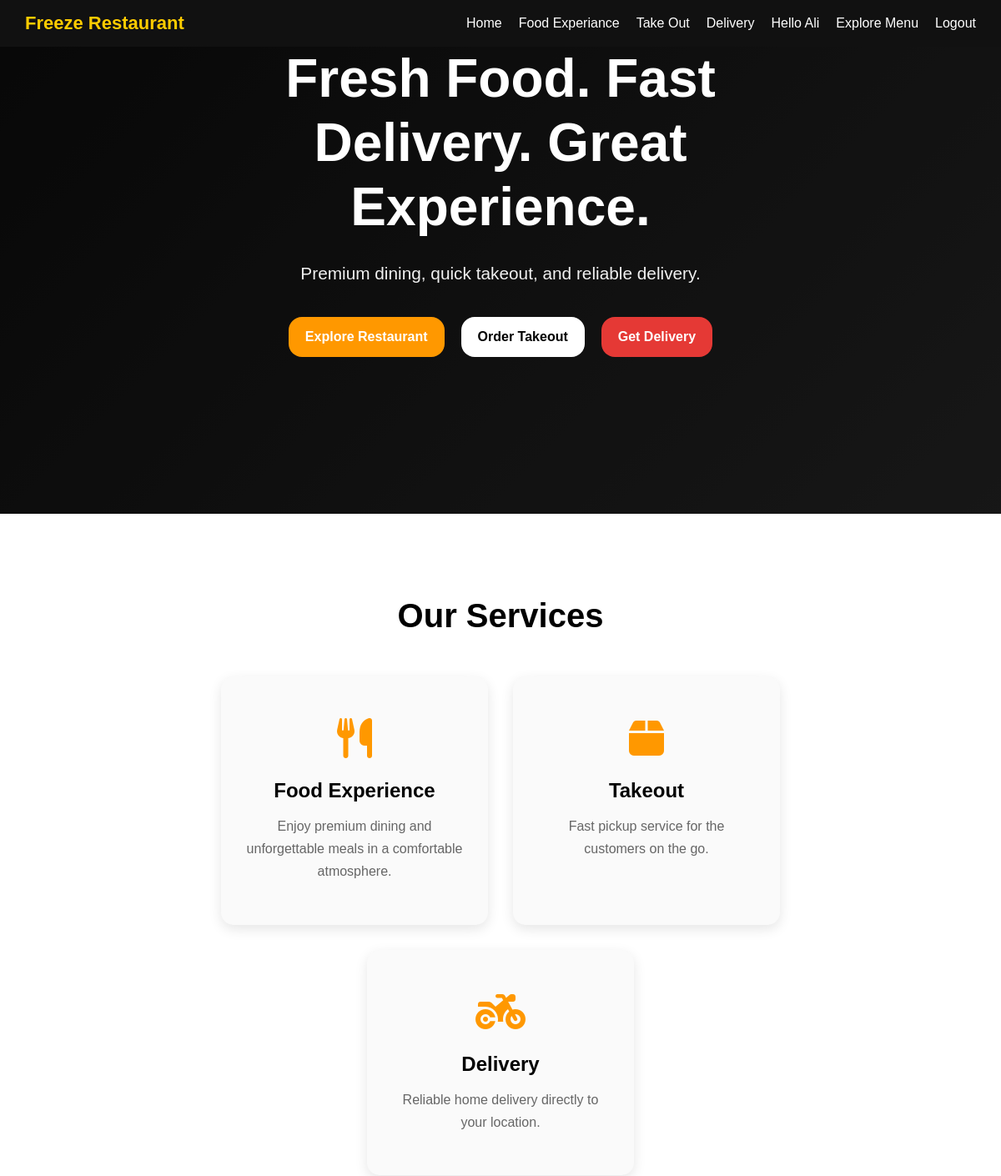
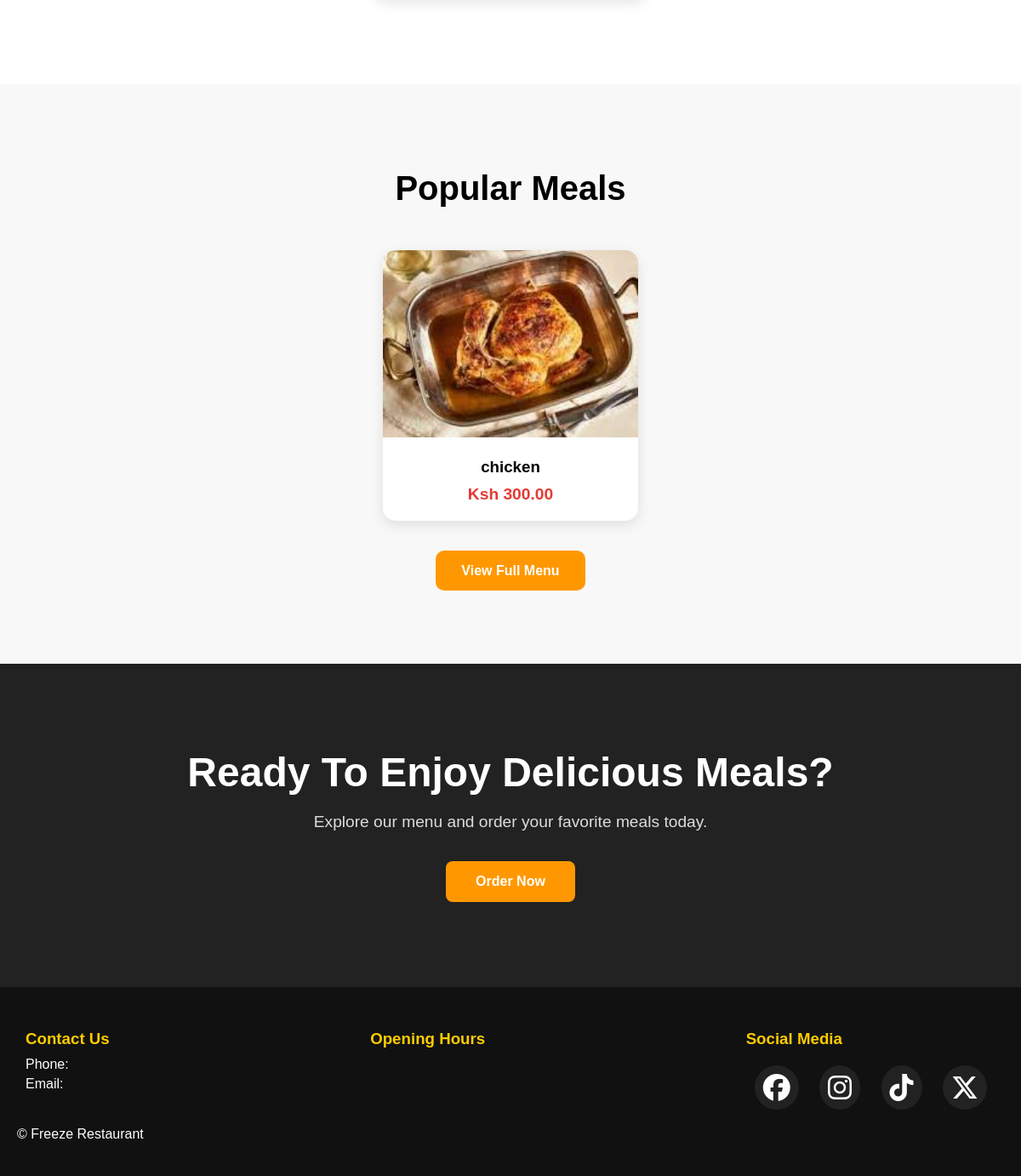
The app's page / (signed in) with its own data (2 pictures, top to bottom).
### accounts/models.py (models this page shows, shortened)
class User(AbstractUser):
    email = models.EmailField(unique=True)

### menu/models.py (models this page shows, shortened)
class Food(models.Model):
    category = models.ForeignKey(
        Category,
        on_delete=models.CASCADE,
        related_name="foods"
    )
    name = models.CharField(max_length=200)
    slug = models.SlugField(unique=True)
    description = models.TextField()
    price = models.DecimalField(max_digits=10, decimal_places=2)
    image = models.ImageField(upload_to="foods/")
    available = models.BooleanField(default=True)
    created_at = models.DateTimeField(auto_now_add=True)
    updated_at = models.DateTimeField(auto_now=True)
    featured = models.BooleanField(default=False)

### restaurant/views.py (the view)
# urls.py: 2. Add a URL to urlpatterns:  path('', views.home, name='home')
def home(request):
    featured_foods = Food.objects.filter(
        featured = True,
        available = True,
    )[:3]
    context = {
        'featured_foods': featured_foods
    }
    return render(request, 'home.html', context)

### accounts/templatetags/user_tags.py (called while the page is built)
@register.filter
def has_group(user, group_name):
    if not user or not hasattr(user, "groups"):
        return False
    return user.groups.filter(name=group_name).exists()

### templates/home.html
{% extends 'base.html' %}
{% load static %}
{% block content %}
<section class="hero">
    <div class="hero-overlay">
        <div class="hero-content">
            <h1>
                Fresh Food.
                Fast Delivery.
                Great Experience.
            </h1>
            <p>
                Premium dining, quick takeout,
                and reliable delivery.
            </p>
            <div class="hero-buttons">
                <a href="{% url 'menu' %}?type=dine_in" class="hero-btn explore-btn">
                    Explore Restaurant
                </a>
                <a href="{% url 'menu' %}?type=takeout" class="hero-btn takeout-btn">
                    Order Takeout
                </a>
                <a href="{% url 'menu' %}?type=delivery" class="hero-btn delivery-btn" >
                    Get Delivery
                </a>
            </div>
        </div>
    </div>
</section>
<section class="services">
    <h2>Our Services</h2>
    <div class="service-container">
        <div class="service-card">
            <i class="fas fa-utensils"></i>
            <h3>Food Experience</h3>
            <p>
                Enjoy premium dining and unforgettable  meals
                in a comfortable atmosphere.
            </p>
        </div>
        <div class="service-card">
            <i class="fas fa-box"></i>
            <h3>Takeout</h3>
            <p>
                Fast pickup service for the customers
                on the go.
            </p>
        </div>
        <div class="service-card">
            <i class="fas fa-motorcycle"></i>
            <h3>Delivery</h3>
            <p>
                Reliable home delivery directly to your location.
            </p>
        </div>
    </div>
</section>
<section class="featured-meals">
    <h2>Popular Meals</h2>
    <div class="meal-container">
        {% for food in featured_foods %}
        <div class="meal-card">
            <img src="{{food.image.url}} " alt="{{ food.name }}">
            <div class="meal-info">
                <h3>{{ food.name }}</h3>
                <p>Ksh {{ food.price }}</p>
            </div>
        </div>
        {% empty %}
        <p>No feautured meals available</p>
        {% endfor %}
    </div>
    <div class="view-menu-area">
        <a href="{% url 'menu' %}" class="view-menu-btn" >
            View Full Menu
        </a>
    </div>
</section>
<section class="cta-section">
    <div class="cta-content">
        <h2>
            Ready To Enjoy Delicious Meals?
        </h2>
        <p>
            Explore our menu and order your favorite meals today.
        </p>
        <a href="{% url 'menu' %}" class="cta-btn">
            Order Now
        </a>
    </div>
</section>
{% endblock %}

### templates/partials/navbar.html (shortened to what this page needs)
{% load user_tags %}
    <nav class="nav1">
        <h2>Freeze Restaurant</h2>
        <ul>
            <li><a href="{% url 'home' %}">Home</a></li>
            <li><a href="{% url 'food' %}">Food Experiance</a></li>
            <li><a href="{% url 'takeout' %}">Take Out</a></li>
            <li><a href="{% url 'delivery' %}">Delivery</a></li>
            {% if request.user.is_authenticated %}
                <li>Hello {{ request.user.username }}</li>
                {% if request.user|has_group:"Owner"  %}
                    <li><a href="{% url 'owner_dashboard' %}">Dashboard</a></li>
                    {% elif request.user|has_group:"Management" %}
                        <li><a href="{% url 'management_dashboard' %}">Dashboard</a></li>
                    {% elif request.user|has_group:"Staff" %}
                        <li><a href="{% url 'staff_dashboard' %}">Dashboard</a></li>
                    {% else %}
                        <li><a href="{% url 'home' %}">Explore Menu</a></li>
                    {% endif %}
                <li>
                    <form action="{% url 'logout' %}" method="post">
                        <button type="submit">Logout</button>
                    </form>
                </li>
            {% else %}
                <li><a href="{% url 'login' %}">Login</a></li>
                <li><a href="{% url 'register' %}">Register</a></li>
            {% endif %}
        </ul>
    </nav>

### static/css/style.css (style rules this page uses)
* { margin: 0; padding: 0; box-sizing: border-box; }
html,body { height: 100%; margin: 0; font-family: Arial, Helvetica, sans-serif; background: #f5f5f5; }
body { min-height: 100vh; display: flex; flex-direction: column; }
.hero { position: relative; padding: 120px 20px; min-height: 70vh; background: linear-gradient( 135deg, #111, #222, #333 ); background-size: cover; display: flex; justify-content: center; align-items: center; text-align: center; overflow: hidden; }
.hero-overlay { position: absolute; top: 0; left: 0; width: 100%; height: 100%; background: rgba(0,0,0,0.55); }
.hero-content { position: relative; z-index: 2; color: white; width: 100%; text-align: center; }
.hero-content h1 { font-size: 4rem; line-height: 1.2; margin-bottom: 25px; font-weight: bold; max-width: 700px; margin-left: auto; margin-right: auto; }
.hero-content p { font-size: 1.3rem; margin-bottom: 35px; color: #f1f1f1; line-height: 1.6; }
.hero-buttons { display: flex; justify-content: center; gap: 20px; flex-wrap: wrap; }
.hero-btn { padding: 15px 20px; text-decoration: none; border-radius: 16px; font-size: 1rem; font-weight: bold; transition: 0.3s; }
.explore-btn { background: #ff9800; color: white; }
.takeout-btn { background: white; color: black; }
.delivery-btn { background: #e53935; color: white; }
.nav1 { display: flex; justify-content: space-between; align-items: center; padding: 15px 30px; background-color: #111; color: white; position: sticky; top: 0; z-index: 1000; }
.nav1 h2 { margin: 0; font-size: 22px; color: #ffcc00; }
.nav1 ul { list-style: none; display: flex; gap: 20px; margin: 0; padding: 0; }
.nav1 form { margin: 0; padding: 0; }
.nav1 ul li { display: flex; align-items: center; }
.nav1 ul li a, .nav1 ul li button { background: none; border: none; color: white; text-decoration: none; cursor: pointer; font-size: 16px; font-weight: 500; padding: 0; margin: 0; transition: 0.3s; cursor: pointer; }
.services { padding: 100px 8%; background: white; text-align: center; }
.services h2 { font-size: 2.5rem; margin-bottom: 50px; }
.service-container { display: flex; justify-content: center; gap: 30px; flex-wrap: wrap; }
.service-card { width: 320px; background: #fafafa; border-radius: 15px; padding: 50px 30px; overflow: hidden; box-shadow: 0 5px 15px rgba(0,0,0,0.1); transition: 0.3s; }
.service-card i { font-size: 3rem; color: #ff9800; margin-bottom: 25px; }
.service-card h3 { font-size: 1.5rem; margin-bottom: 15px; }
.service-card p { color: #666; line-height: 1.7; }
.featured-meals { padding: 100px 8%; background: #f8f8f8; text-align: center; }
.featured-meals h2 { font-size: 2.5rem; margin-bottom: 50px; }
.meal-container { display: flex; justify-content: center; gap: 30px; flex-wrap: wrap; }
.meal-card { width: 300px; background: white; border-radius: 15px; overflow: hidden; box-shadow: 0 5px 15px rgba(0,0,0,0.1); transition: 0.3s; }
.meal-card img { width: 100%; height: 220px; object-fit: cover; }
.meal-info { padding: 20px; }
.meal-info h3 { margin-bottom: 10px; }
.meal-card p { color: #e53935; font-size: 1.2rem; font-weight: bold; }
.view-menu-area { margin-top: 50px; }
.view-menu-btn { background: #ff9800; color: white; padding: 15px 30px; text-decoration: none; border-radius: 10px; font-weight: bold; }
.cta-section { padding:100px 8%; background:#222; color:white; text-align:center; }
.cta-content h2 { font-size:3rem; margin-bottom:20px; }
.cta-content p { font-size:1.2rem; margin-bottom:35px; color:#ddd; }
.cta-btn { display:inline-block; padding:15px 35px; background:#ff9800; color:white; text-decoration:none; border-radius:8px; font-weight:bold; transition:0.3s; }

### records on screen
User: user.username "Ali"
Food: image (picture), name "chicken", price "300.00"
